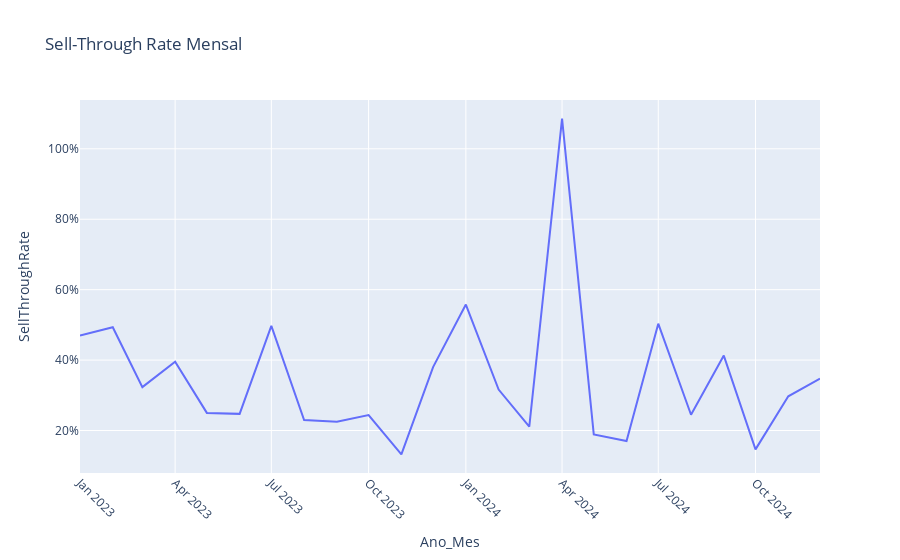
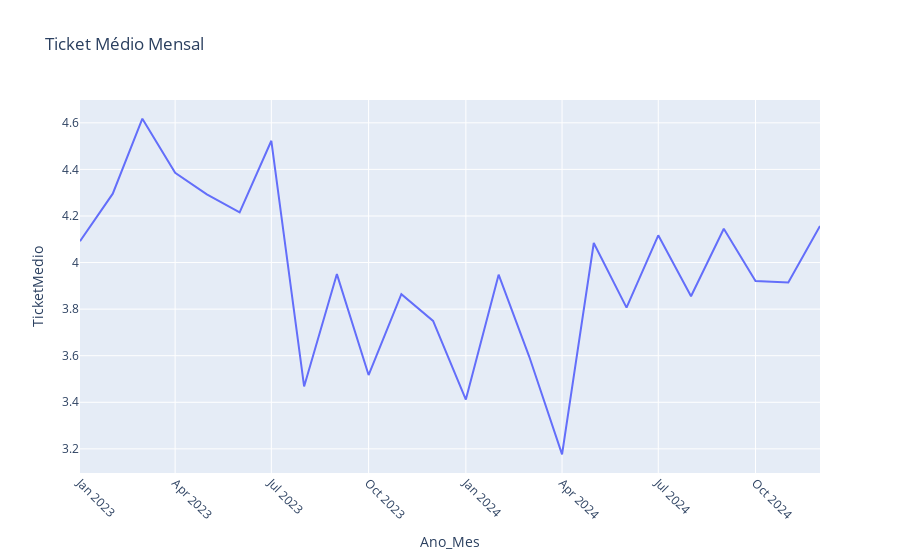
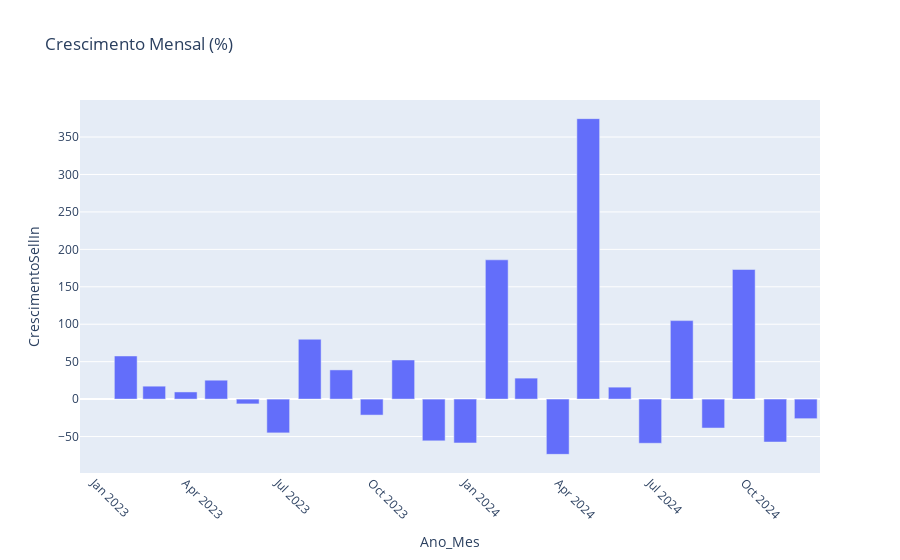

Notebook code for these charts, in order:
### Markdown cell above
### Métricas Avançadas: Ticket Médio, Sell-Through Rate e Crescimento Mensal

### Code cell
df_units = sell_out.groupby('Ano_Mes')['Unidades_SellThrough'].sum().reset_index()
df_monthly = df_sn.merge(df_so, on='Ano_Mes').merge(df_units, on='Ano_Mes')
df_monthly['SellThroughRate']   = df_monthly['SellOut'] / df_monthly['SellIn']
df_monthly['TicketMedio']       = df_monthly['SellOut'] / df_monthly['Unidades_SellThrough']
df_monthly['CrescimentoSellIn'] = df_monthly['SellIn'].pct_change().mul(100).round(2)
display(Markdown('**Visão Mensal das Métricas Avançadas**'))
display(df_monthly.style.format({
    'SellIn':'R$ {:,.0f}','SellOut':'R$ {:,.0f}',
    'SellThroughRate':'{:.2%}','TicketMedio':'R$ {:,.2f}',
    'CrescimentoSellIn':'{:.2f}%'
}))
# Gráficos avançados
fig3 = px.line(df_monthly, x='Ano_Mes', y='SellThroughRate', title='Sell-Through Rate Mensal')
fig3.update_yaxes(tickformat='.0%'); fig3.update_xaxes(tickangle=45); fig3.show()
fig4 = px.line(df_monthly, x='Ano_Mes', y='TicketMedio', title='Ticket Médio Mensal'); fig4.update_xaxes(tickangle=45); fig4.show()
fig5 = px.bar(df_monthly, x='Ano_Mes', y='CrescimentoSellIn', title='Crescimento Mensal (%)'); fig5.update_xaxes(tickangle=45); fig5.show()

### Figure 1 — Plotly figure (JSON) as saved in the notebook; plotly's stock layout.template omitted (floating-point values rounded to 4 significant figures)
{"data": [{"hovertemplate": "Ano_Mes=%{x}<br>SellThroughRate=%{y}<extra></extra>", "legendgroup": "", "line": {"color": "#636efa", "dash": "solid"}, "marker": {"symbol": "circle"}, "mode": "lines", "name": "", "orientation": "v", "showlegend": false, "type": "scatter", "x": ["2023-01", "2023-02", "2023-03", "2023-04", "2023-05", "2023-06", "2023-07", "2023-08", "2023-09", "2023-10", "2023-11", "2023-12", "2024-01", "2024-02", "2024-03", "2024-04", "2024-05", "2024-06", "2024-07", "2024-08", "2024-09", "2024-10", "2024-11", "2024-12"], "xaxis": "x", "y": [0.4696, 0.4934, 0.3231, 0.3952, 0.25, 0.2473, 0.497, 0.2297, 0.2249, 0.2439, 0.1323, 0.3801, 0.5577, 0.3162, 0.2107, 1.086, 0.189, 0.17, 0.5035, 0.2448, 0.4128, 0.1464, 0.297, 0.3473], "yaxis": "y"}], "layout": {"legend": {"tracegroupgap": 0}, "title": {"text": "Sell-Through Rate Mensal"}, "xaxis": {"anchor": "y", "domain": [0, 1], "tickangle": 45, "title": {"text": "Ano_Mes"}}, "yaxis": {"anchor": "x", "domain": [0, 1], "tickformat": ".0%", "title": {"text": "SellThroughRate"}}}}

### Figure 2 — Plotly figure (JSON) as saved in the notebook; plotly's stock layout.template omitted (floating-point values rounded to 4 significant figures)
{"data": [{"hovertemplate": "Ano_Mes=%{x}<br>TicketMedio=%{y}<extra></extra>", "legendgroup": "", "line": {"color": "#636efa", "dash": "solid"}, "marker": {"symbol": "circle"}, "mode": "lines", "name": "", "orientation": "v", "showlegend": false, "type": "scatter", "x": ["2023-01", "2023-02", "2023-03", "2023-04", "2023-05", "2023-06", "2023-07", "2023-08", "2023-09", "2023-10", "2023-11", "2023-12", "2024-01", "2024-02", "2024-03", "2024-04", "2024-05", "2024-06", "2024-07", "2024-08", "2024-09", "2024-10", "2024-11", "2024-12"], "xaxis": "x", "y": [4.092, 4.296, 4.618, 4.385, 4.293, 4.216, 4.523, 3.468, 3.951, 3.517, 3.864, 3.75, 3.412, 3.948, 3.595, 3.176, 4.084, 3.807, 4.117, 3.855, 4.145, 3.921, 3.915, 4.157], "yaxis": "y"}], "layout": {"legend": {"tracegroupgap": 0}, "title": {"text": "Ticket Médio Mensal"}, "xaxis": {"anchor": "y", "domain": [0, 1], "tickangle": 45, "title": {"text": "Ano_Mes"}}, "yaxis": {"anchor": "x", "domain": [0, 1], "title": {"text": "TicketMedio"}}}}

### Figure 3 — Plotly figure (JSON) as saved in the notebook; plotly's stock layout.template omitted (floating-point values rounded to 4 significant figures)
{"data": [{"alignmentgroup": "True", "hovertemplate": "Ano_Mes=%{x}<br>CrescimentoSellIn=%{y}<extra></extra>", "legendgroup": "", "marker": {"color": "#636efa", "pattern": {"shape": ""}}, "name": "", "offsetgroup": "", "orientation": "v", "showlegend": false, "textposition": "auto", "type": "bar", "x": ["2023-01", "2023-02", "2023-03", "2023-04", "2023-05", "2023-06", "2023-07", "2023-08", "2023-09", "2023-10", "2023-11", "2023-12", "2024-01", "2024-02", "2024-03", "2024-04", "2024-05", "2024-06", "2024-07", "2024-08", "2024-09", "2024-10", "2024-11", "2024-12"], "xaxis": "x", "y": [null, 57.61, 17.27, 9.57, 25.26, -6.4, -45.09, 79.93, 39.02, -21.34, 52.27, -55.73, -58.53, 186.0, 28.04, -73.77, 374.6, 15.97, -58.97, 104.8, -38.63, 173.1, -57.33, -26.11], "yaxis": "y"}], "layout": {"barmode": "relative", "legend": {"tracegroupgap": 0}, "title": {"text": "Crescimento Mensal (%)"}, "xaxis": {"anchor": "y", "domain": [0, 1], "tickangle": 45, "title": {"text": "Ano_Mes"}}, "yaxis": {"anchor": "x", "domain": [0, 1], "title": {"text": "CrescimentoSellIn"}}}}
